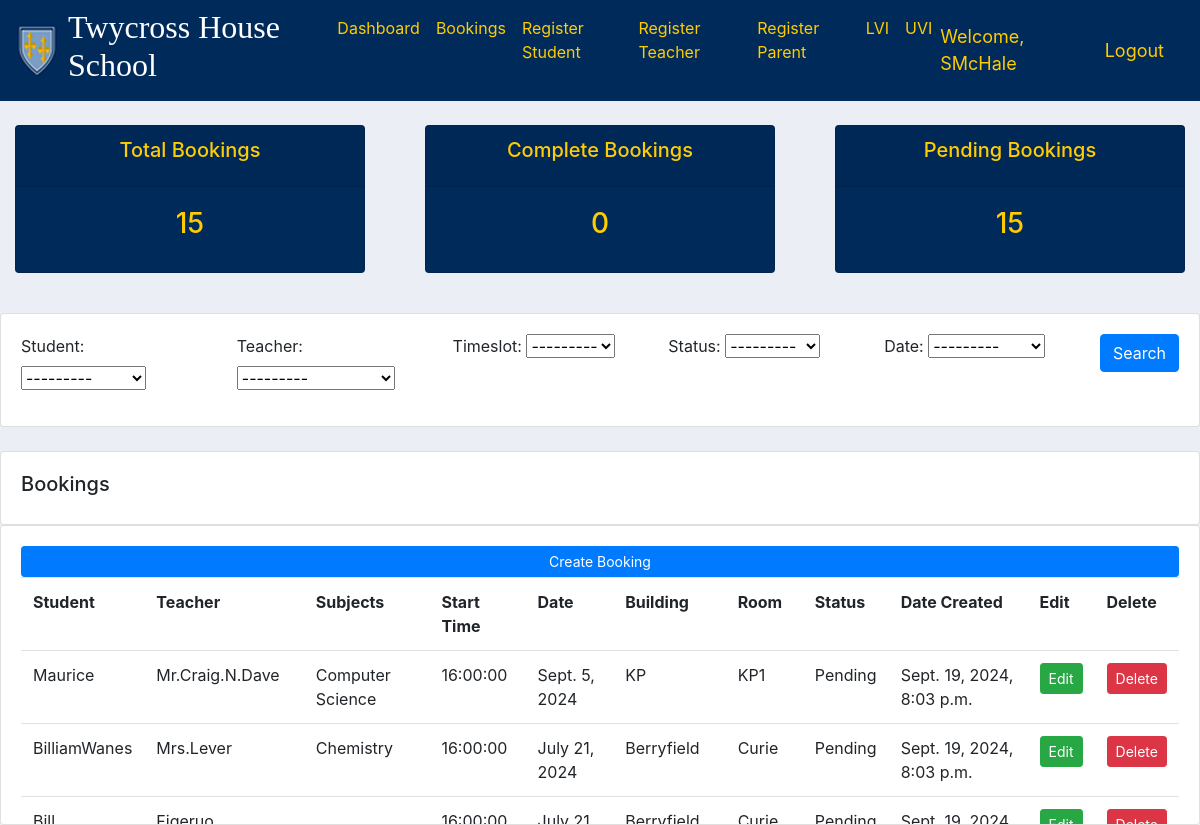
The page /bookings/ (signed in) on the database its author committed.
### main/models.py (models this page shows, shortened)
class EveningDate(models.Model):
    YEAR_GROUP = (
        ('LVI', 'LVI'),
        ('UVI', 'UVI'),
    )
    date = models.DateField(null=True)
    timeslots = models.ManyToManyField(Timeslot)
    year_group = models.CharField(max_length=200, null=True, choices=YEAR_GROUP)
    def __str__(self):
        return str(self.date)

class Booking(models.Model):
    STATUS = (
        ('Pending', 'Pending'),
        ('Complete', 'Complete'),
    )
    booking_id = models.UUIDField(default=uuid.uuid4, unique=True, primary_key=True)
    student = models.ForeignKey(Student, null=True, on_delete= models.CASCADE)
    teacher = models.ForeignKey(Teacher, null=True, on_delete= models.CASCADE)
    timeslot = models.ForeignKey(Timeslot, null=True, on_delete= models.CASCADE)
    status = models.CharField(max_length=200, null=True, choices=STATUS)
    date = models.ForeignKey(EveningDate, null=True, on_delete= models.CASCADE)
    date_created = models.DateTimeField(auto_now_add=True, null=True)

class Student(models.Model):
    YEAR_GROUP = (
        ('LVI', 'LVI'),
        ('UVI', 'UVI'),
    )
    user = models.OneToOneField(User, null=True, on_delete=models.CASCADE)
    name = models.CharField(max_length=200, null=True)
    email = models.CharField(max_length=200, null=True)
    year_group = models.CharField(max_length=200, null=True, choices=YEAR_GROUP)
    teachers = models.ManyToManyField(Teacher)
    subjects = models.ManyToManyField(Subject)
    def __str__(self):
        return self.name

class Teacher(models.Model):
    user = models.OneToOneField(User, null=True, on_delete=models.CASCADE)
    name = models.CharField(max_length=200, null=True)
    email = models.CharField(max_length=200, null=True)
    building = models.ForeignKey(Building, null=True, on_delete= models.SET_NULL)
    room = models.ForeignKey(Room, null=True, on_delete= models.SET_NULL)
    subjects = models.ManyToManyField(Subject)
    def __str__(self):
        return self.name

class Subject(models.Model):
    name = models.CharField(max_length=200, null=True)

class Timeslot(models.Model):
    start_time = models.TimeField(null=True)
    end_time = models.TimeField(null=True)
    def __str__(self):
        return str(self.start_time)

class Building(models.Model):
    name = models.CharField(max_length=200, null=True)
    def __str__(self):
        return self.name

class Room(models.Model):
    name = models.CharField(max_length=200, null=True)
    building = models.ForeignKey(Building, null=True, on_delete= models.CASCADE)
    def __str__(self):
        return self.name

### users/decorators.py (the view)
        def wrapper_func(request, *args, **kwargs):
            group = None
            if request.user.groups.exists():
                group = request.user.groups.all()[0].name
            if group in allowed_roles:
                return view_func(request, *args, **kwargs)
            elif group == "teacher":
                return redirect('userTeacherBookings')
            elif group == "student":
                return redirect('userStudentBookings')
            elif group == "admin":
                return redirect('dashboard')
            elif group == "parent":
                return redirect('userParent')

### main/views.py (called while the page is built)
@login_required(login_url='login')
@allowed_users(allowed_roles=['admin', 'teacher'])
def bookings(request):
    bookings = Booking.objects.all()
    bookings = bookings.order_by('timeslot')
    total_bookings = bookings.count()
    complete = bookings.filter(status="Complete").count()
    pending = bookings.filter(status="Pending").count()
    myFilter = BookingFilter(request.GET, queryset=bookings)
    bookings = myFilter.qs
    context = {'bookings':bookings, 'total_bookings':total_bookings, 'complete':complete, 'pending':pending, 'myFilter':myFilter}
    return render(request, 'main/bookings.html', context)

### main/templates/main/bookings.html
{% extends 'main/main.html' %}
{% block content %}
	{% if request.user.is_staff %}
    	{% include 'main/status.html' %}
	{% endif %}
	<br>
	<div class="row">
		<div class="col">
			<div class="card card-body">
				<form method="get">
					<div class="row">
						{% for field in myFilter.form %}
							<div class="col">
								<div class="form-group">
									{{ field.label_tag }}
									{{ field }}
								</div>
							</div>
						{% endfor %}
						<div class="col-auto">
							<div class="form-group">
								<button class="btn btn-primary" type="submit">Search</button>
							</div>
						</div>
					</div>
				</form>
			</div>
		</div>
	</div>
	<br>
	<div class="row">
		<div class="col-md">
			<div class="card card-body">
				<h5>Bookings</h5>
			</div>
			<div class="card card-body" style="height: 300px; overflow-y: auto;">
				{% if request.user.is_staff %}
					<a class="btn btn-primary btn-sm btn-block" href="{% url 'create_booking' %}">Create Booking</a>
				{% endif %}
				<table class="table">
					<tr>
						<th>Student</th>
						<th>Teacher</th>
						<th>Subjects</th>
						<th>Start Time</th>
						<th>Date</th>
						<th>Building</th>
						<th>Room</th>
						<th>Status</th>
						<th>Date Created</th>
						{% if request.user.is_staff %}
							<th>Edit</th>
							<th>Delete</th>
						{% endif %}
					</tr>
					{% for booking in bookings %}
						<tr>
							<td>{{booking.student}}</td>
							<td>{{booking.teacher}}</td>
							<td>
								{% for subject in booking.teacher.subjects.all %}
								{% if subject in booking.student.subjects.all %}
									{{ subject.name }}{% if not forloop.last %} {% endif %}
								{% endif %}
								{% endfor%}
							</td>
							<td>{{booking.timeslot}}</td>
							<td>{{booking.date.date}}</td>
							<td>{{booking.teacher.building}}</td>
							<td>{{booking.teacher.room}}</td>
							<td>{{booking.status}}</td>
							<td>{{booking.date_created}}</td>
							{% if request.user.is_staff %}
								<td><a class="btn btn-sm btn-success" href="{% url 'admin_edit_booking' booking.booking_id %}">Edit</a></td>
								<td><a class="btn btn-sm btn-danger" href="{% url 'delete_booking' booking.booking_id %}">Delete</a></td>
							{% endif %}
						</tr>
					{% endfor %}
				</table>
			</div>
		</div>
	</div>
{% endblock %}

### main/templates/main/main.html (shortened to what this page needs)
{% load static %}
<!DOCTYPE html>
<html>
<head>
    <link rel="stylesheet" href="https://cdn.jsdelivr.net/npm/bootstrap@4.3.1/dist/css/bootstrap.min.css">
    <link rel="stylesheet" type="text/css" href="{% static '/css/main.css' %}">
</head>
<body>
    {% include 'main/navbar.html' %}
    {% block content %}
    {% endblock %}
</body>
</html>

### main/templates/main/navbar.html (shortened to what this page needs)
{% load static %}
<nav class="navbar navbar-expand-lg navbar-light" style="background-color: #002A5A;" id="na">
    <a href="{% url 'home' %}"><img src="{% static 'images/logo.png' %}"></a>
    <div class="collapse navbar-collapse" id="navbarNav">
      <ul class="navbar-nav">
        <li class="nav-item active">
          <h2 style="color: #ffffff; margin-left: 10px; margin-right: 10px; font-family: 'Iowan Old Style', serif;">Twycross House School</h2>
        </li>
        {% if request.user.is_staff %}
        <li class="nav-item active">
          <a class="nav-link" href="{% url 'dashboard' %}" style="color: #ffcc00;">Dashboard</a>
        </li>
        <li class="nav-item">
          <a class="nav-link" href="{% url 'bookings' %}" style="color: #ffcc00;">Bookings</a>
        </li>
        <li class="nav-item">
          <a class="nav-link" href="{% url 'registerStudent' %}" style="color: #ffcc00;">Register Student</a>
        </li>
        <li class="nav-item">
          <a class="nav-link" href="{% url 'registerTeacher' %}" style="color: #ffcc00;">Register Teacher</a>
        </li>
        <li class="nav-item">
          <a class="nav-link" href="{% url 'registerParent' %}" style="color: #ffcc00;">Register Parent</a>
        </li>
        <li class="nav-item">
          <a class="nav-link" href="{% url 'sheetLVI' %}" style="color: #ffcc00;">LVI</a>
        </li>
        <li class="nav-item">
          <a class="nav-link" href="{% url 'sheetUVI' %}" style="color: #ffcc00;">UVI</a>
        </li>
        {% elif request.user.groups.all.0.name == "parent" %}
        <li class="nav-item">
          <a class="nav-link" href="{% url 'userParent' %}" style="color: #ffcc00;">Profile</a>
        </li>
        {% else %}
        <li class="nav-item">
          <a class="nav-link" href="{% url 'login' %}" style="color: #ffcc00;">Login</a>
        </li>
        {% endif %}
      </ul>
    </div>
{% if request.user.is_staff or request.user.groups.all.0.name == "teacher" or request.user.groups.all.0.name == "student" or request.user.groups.all.0.name == "parent" %}
<span class="hello-msg">Welcome, {{request.user}}</span>
<span><a class="hello-msg" href="{% url 'logout' %}">Logout</a></span>
{% endif %}
</nav>

### main/templates/main/status.html
<br>
<div class="row">
	<div class="col">
		<div class="col-md">
			<div class="card text-center text-white  mb-3" style="background-color: #002A5A;">
			  	<div class="card-header">
			  		<h5 style="color: #ffcc00;" class="card-title">Total Bookings</h5>
			  	</div>
			  	<div class="card-body">
			    	<h3 style="color: #ffcc00;" class="card-title">{{total_bookings}}</h3>
			  	</div>
			</div>
		</div>
	</div>
	<div class="col">
		<div class="col-md">
			<div class="card text-center text-white  mb-3" style="background-color: #002A5A;">
			  	<div class="card-header">
			  		<h5 style="color: #ffcc00;" class="card-title">Complete Bookings</h5>
			  	</div>
			  	<div class="card-body">
			    	<h3 style="color: #ffcc00;" class="card-title">{{complete}}</h3>
			  	</div>
			</div>
		</div>
	</div>
	<div class="col">
		<div class="col-md">
			<div class="card text-center text-white  mb-3" style="background-color: #002A5A;">
			  	<div class="card-header">
			  		<h5 style="color: #ffcc00;" class="card-title">Pending Bookings</h5>
			  	</div>
			  	<div class="card-body">
			    	<h3 style="color: #ffcc00;" class="card-title">{{pending}}</h3>
			  	</div>
			</div>
		</div>
	</div>
</div>

### static/css/main.css (style rules this page uses)
body { background-color: #ebeff5; }

### main/templates/main/navbar.html (style rules this page uses)
.hello-msg { font-size: 18px; color: #ffcc00; margin-right: 20px; }
#na { z-index:2; }

### rows shown on the page
EveningDate: form "---------"
Booking: student "Maurice", teacher "Mr.Craig.N.Dave", timeslot "16:00:00", date "Sept. 5, 2024", teacher.building "KP", teacher.room "KP1", status "Pending", date_created "Sept. 19, 2024, 8:03 p.m.", shows "Edit"
Subject: name "Computer Science"
Booking: student "BilliamWanes", teacher "Mrs.Lever", timeslot "16:00:00", date "July 21, 2024", teacher.building "Berryfield", teacher.room "Curie", status "Pending", date_created "Sept. 19, 2024, 8:03 p.m.", shows "Edit"
Subject: name "Chemistry"

### other values the page prints
{{ request.user }} "SMcHale"
{{ total_bookings }} "15"
{{ complete }} "0"
{{ pending }} "15"
{{ field.label_tag }} "Student:" "Teacher:" "Timeslot:" "Status:" "Date:"
